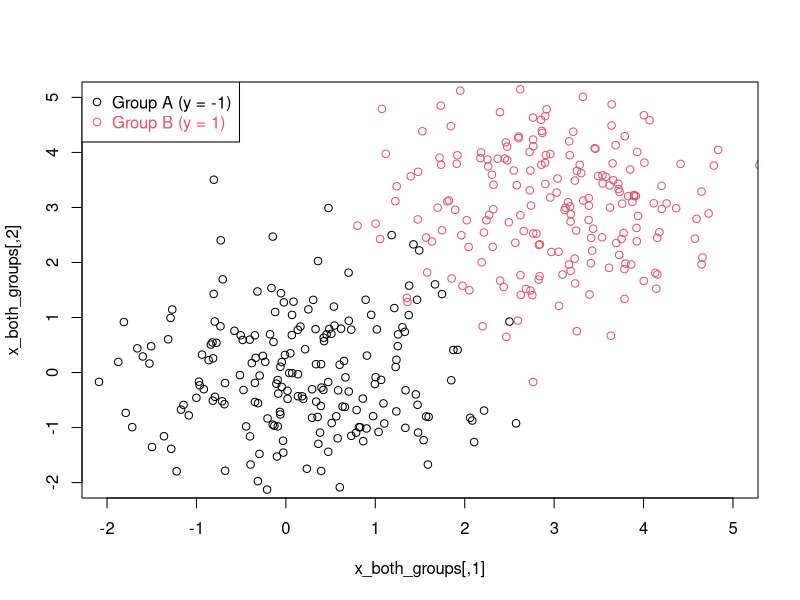
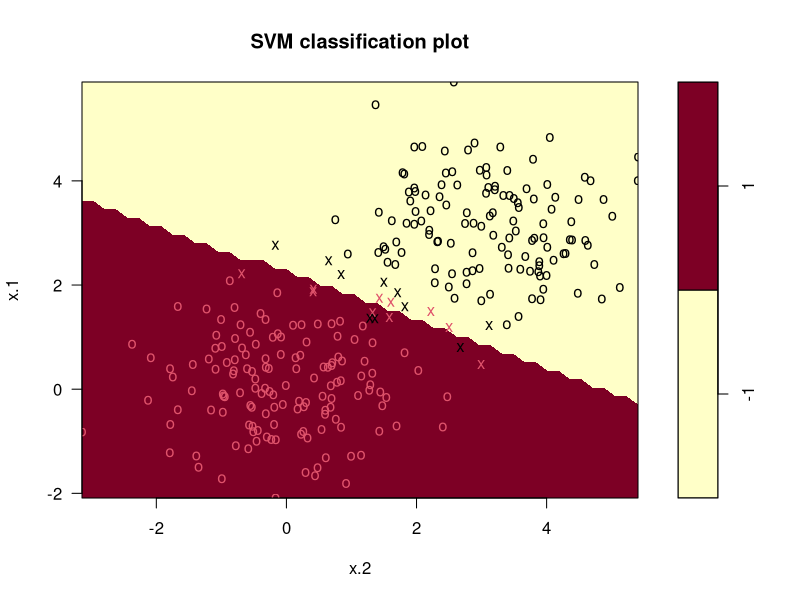
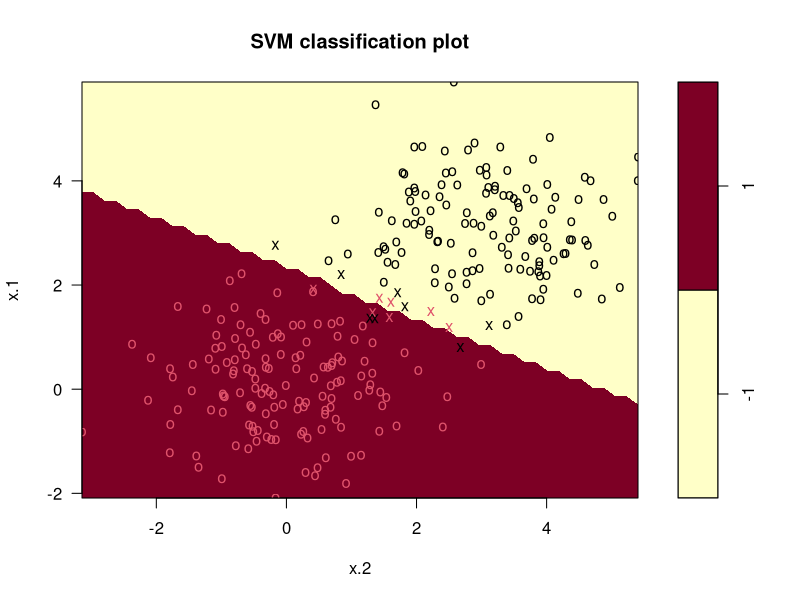

Source code (R) for these figures, in order:

# Step 1

set.seed(300)

x_group_A <- matrix(rnorm(200*2,mean=0), nrow = 200, ncol = 2)

x_group_B <- matrix(rnorm(200*2,mean=3), nrow = 200, ncol = 2)

x_both_groups <- rbind(x_group_A,x_group_B)

y <- c(rep(1,200),rep(-1,200))

## Plot the data

my_data <- data.frame(x = x_both_groups, y = as.factor(y))

plot(x_both_groups, col = ifelse(y>0,1,2), ylim = c(-2,5), xlim = c(-2, 5))

legend("topleft",c("Group A (y = -1)","Group B (y = 1)"),col=c(1, 2), pch=1, text.col=c(1,2))


set.seed(300)

# train on 70% of data

train_sample <-  sample(1:400, 400*0.7)

data_train <-  my_data[train_sample,]

# test on 30% of remaining data

x_test <- x_both_groups[-train_sample,]

y_test <- y[-train_sample]

data_test <- my_data[-train_sample,]


library(e1071)

svm_model_c1 <- svm(y ~., data = data_train, kernel = "linear", cost = 1, scale = FALSE)

summary(svm_model_c1)


plot(svm_model_c1, data_train)

x_test <- x_both_groups[-train_sample,]

y_test <- y[-train_sample]

data_test <- my_data[-train_sample,]

y_predict <- predict(svm_model_c1, newdata = x_test)

table( y_test, y_predict)

mean(y_predict != y_test)


set.seed(1)

tune_out <- tune(svm, y ~., data = data_train, kernel = "linear", ranges = list ( cost = c(0.001, 0.01, 0.1, 1, 5, 10, 100, 1000, 10000, 1e5)) )

summary(tune_out)


### cost = 1e5

svm_model_c1e5 <- svm(y~., data = data_train, kernel = "linear", cost = 1e5, scale = FALSE)

summary(svm_model_c1e5)

plot(svm_model_c1e5, data_train)


y_predict_c1e5 <- predict(svm_model_c1e5, newdata = data_test)

summary(y_predict_c1e5)

mean(y_predict_c1e5 != y_test)

